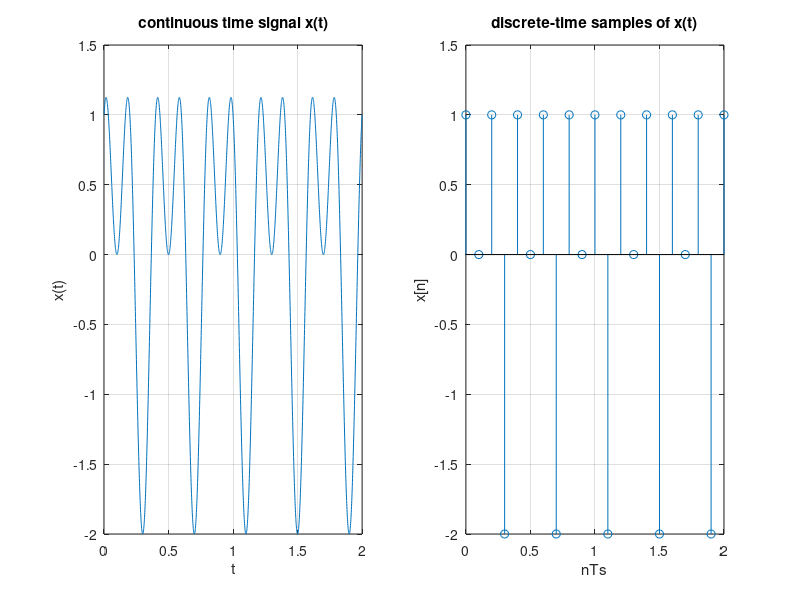

Source code (MATLAB):
t_fine = 0:0.001:2;
xt = sin(5*pi*t_fine) + cos(10*pi*t_fine);
Ts = 0.1;
t_samples = 0:Ts:2;
k = length (t_samples);
x =zeros(1,k);
for n = 0:k-1
    x(n+1) = sin(5*pi*n*Ts) + cos(10*pi*n*Ts);
end
figure('NumberTitle', 'off', 'Name', 'Question 1');
subplot(1,2,2);
stem(t_samples,x);grid on;
xlabel('nTs');
ylabel('x[n]');
title('discrete-time samples of x(t)');
subplot(1,2,1);
plot(t_fine,xt);grid on;
xlabel('t');
ylabel('x(t)');
title('continuous time signal x(t)');
